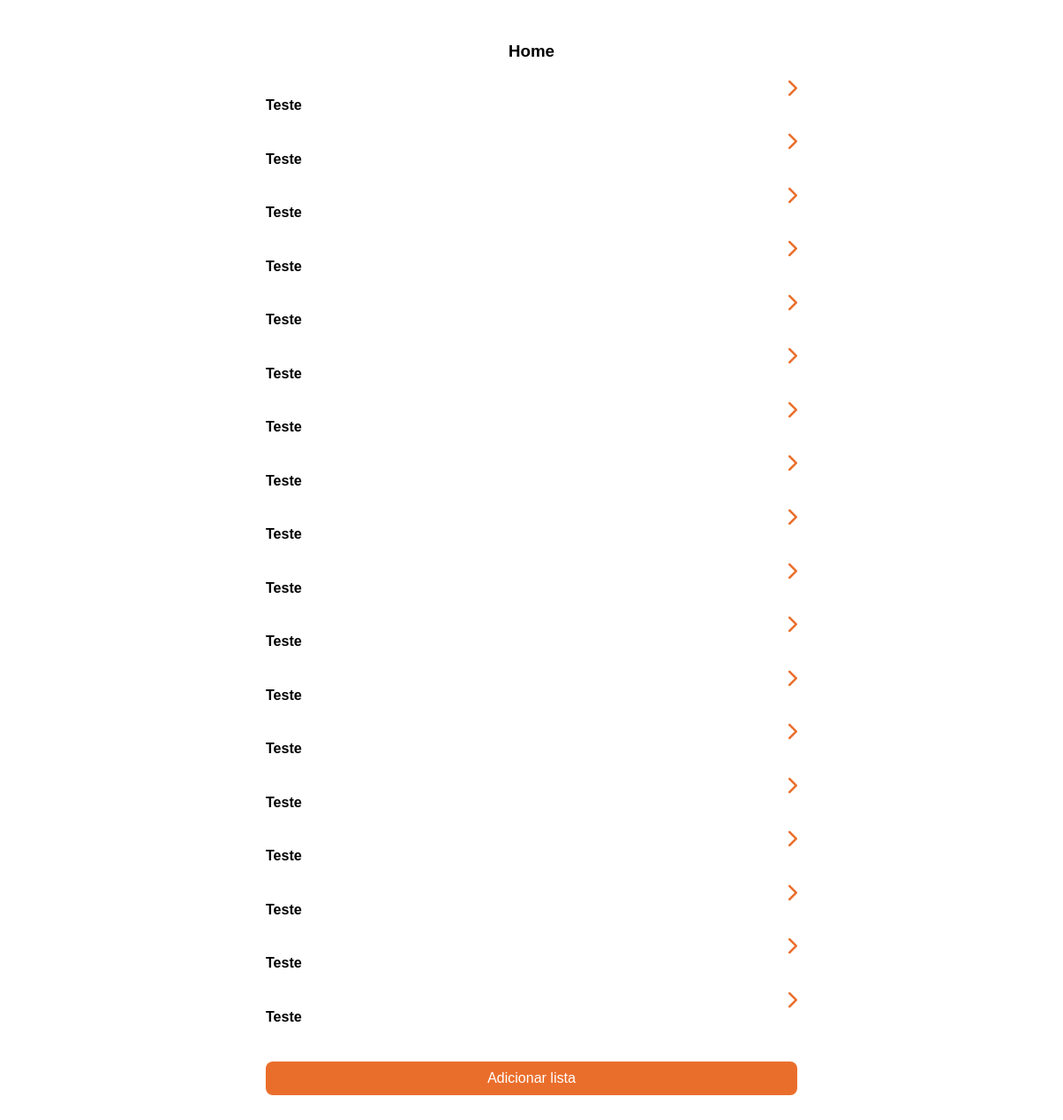
The page /home on the database its author committed.
### models.py (models this page shows, shortened)
class Lista(Base):
    __tablename__ = 'listas'
    id = Column(Integer, primary_key=True)
    titulo = Column(String(100), nullable=False)
    tarefas = relationship('Tarefa', back_populates='lista')

### web_routes.py (the view)
@web_bp.route('/home')
def home():
    listas = db_session.query(Lista).all()
    return render_template('home.html', listas=listas)

### templates/home.html (shortened to what this page needs)
<!DOCTYPE html>
<html lang="pt-BR">
<head>
    <link rel="stylesheet" href="{{ url_for('static', filename='css/home.css') }}">
    <link rel="stylesheet" href="https://cdnjs.cloudflare.com/ajax/libs/font-awesome/6.0.0-beta3/css/all.min.css">
</head>
<body>
    <div class="content">
        <h3>Home</h3>
        {% for lista in listas %}
            <div class="lista">
                <div class="two-buttons">
                <h4>{{ lista.titulo }}</h4>
                <a href="{{ url_for('web.lista', id=lista.id) }}" class="arrow-button">
                    <i class="fas fa-chevron-right"></i>
                </a>
            </div>
            </div>
        {% endfor %}
        <a href="{{ url_for('web.add_lista') }}" class="button-link">
            Adicionar lista
        </a>
    </div>
</body>
</html>

### static/css/home.css (style rules this page uses)
body { font-family: Arial, sans-serif; }
.content { max-width: 600px; margin: 0 auto; padding: 20px; }
h3 { text-align: center; margin-bottom: 20px; }
.two-buttons { display: flex; justify-content: space-between; gap: 10px; margin-top: auto; }
.button-link { display: block; text-align: center; background-color: #EA6E2B; color: #fff; text-decoration: none; padding: 10px 20px; border-radius: 8px; margin-top: 20px; }
.arrow-button { font-size: 20px; cursor: pointer; color: #EA6E2B; background: none; border: none; padding: 0; }

### rows shown on the page
Lista: titulo "Teste"
Lista: titulo "Teste"
Lista: titulo "Teste"
Lista: titulo "Teste"
Lista: titulo "Teste"
Lista: titulo "Teste"
Lista: titulo "Teste"
Lista: titulo "Teste"
Lista: titulo "Teste"
Lista: titulo "Teste"
Lista: titulo "Teste"
Lista: titulo "Teste"
Lista: titulo "Teste"
Lista: titulo "Teste"
Lista: titulo "Teste"
Lista: titulo "Teste"
Lista: titulo "Teste"
Lista: titulo "Teste"
